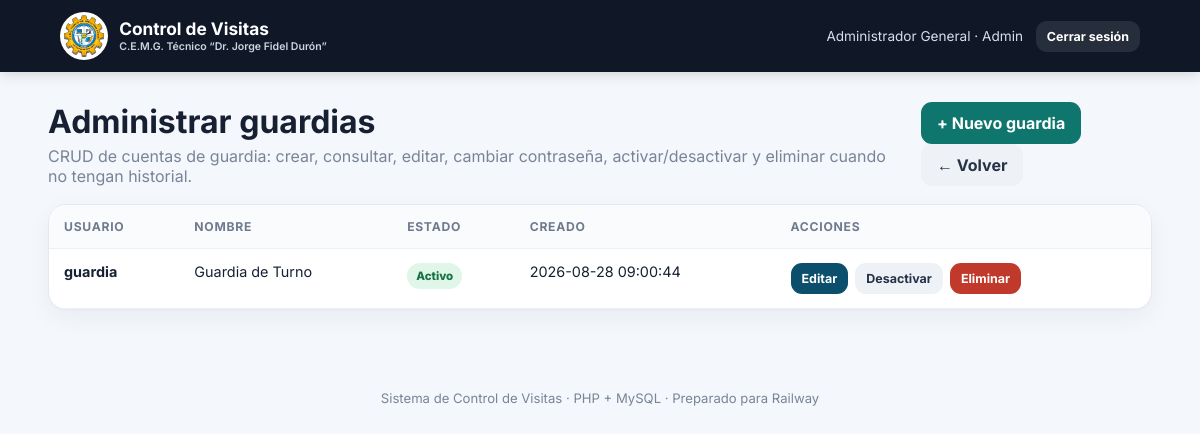
The app's page /admin/usuarios.php (signed in) with its own data.
### tables this page shows
CREATE TABLE IF NOT EXISTS usuarios (
  id_usuario INT AUTO_INCREMENT PRIMARY KEY,
  nombre_usuario VARCHAR(60) NOT NULL UNIQUE,
  password_hash VARCHAR(255) NOT NULL,
  nombre_completo VARCHAR(150) NOT NULL,
  rol ENUM('Guardia','Admin') NOT NULL DEFAULT 'Guardia',
  estado TINYINT(1) NOT NULL DEFAULT 1,
  creado_en TIMESTAMP NOT NULL DEFAULT CURRENT_TIMESTAMP
);

### funciones.php (called while the page is built, shortened)
<?php
function e($v): string { return htmlspecialchars((string)$v, ENT_QUOTES, 'UTF-8'); }

### admin/usuarios.php (the view, shortened to what this page needs)
<?php
require_once __DIR__.'/../funciones.php'; requireRole('Admin','..');
$r=mysqli_query($conn,"SELECT id_usuario,nombre_usuario,nombre_completo,estado,creado_en FROM usuarios WHERE rol='Guardia' ORDER BY nombre_completo");$lista=$r->fetch_all(MYSQLI_ASSOC);
$titulo='Guardias';$base='..';include __DIR__.'/../header.php'; ?>
<div class="page-head"><div><h1>Administrar guardias</h1><p>CRUD de cuentas de guardia: crear, consultar, editar, cambiar contraseña, activar/desactivar y eliminar cuando no tengan historial.</p></div><div><a class="btn primary" href="usuario_form.php">+ Nuevo guardia</a> <a class="btn ghost" href="dashboard.php">← Volver</a></div></div>
<div class="table-card"><table><thead><tr><th>Usuario</th><th>Nombre</th><th>Estado</th><th>Creado</th><th>Acciones</th></tr></thead><tbody><?php foreach($lista as $u):?><tr><td><strong><?=e($u['nombre_usuario'])?></strong></td><td><?=e($u['nombre_completo'])?></td><td><span class="badge <?=$u['estado']?'success':'danger'?>"><?=$u['estado']?'Activo':'Inactivo'?></span></td><td><?=e($u['creado_en'])?></td><td><div class="row-actions"><a class="btn small secondary" href="usuario_form.php?id=<?=$u['id_usuario']?>">Editar</a><form method="post"><input type="hidden" name="accion" value="toggle"><input type="hidden" name="id" value="<?=$u['id_usuario']?>"><button class="btn small ghost"><?=$u['estado']?'Desactivar':'Activar'?></button></form><form method="post" onsubmit="return confirm('¿Eliminar este guardia?');"><input type="hidden" name="accion" value="eliminar"><input type="hidden" name="id" value="<?=$u['id_usuario']?>"><button class="btn small danger">Eliminar</button></form></div></td></tr><?php endforeach;?></tbody></table></div>
<?php include __DIR__.'/../footer.php'; ?>

### css/style.css (style rules this page uses)
* { box-sizing:border-box }
html,body { margin:0;background:#f4f7fb;color:#172033;font-family:Inter,system-ui,sans-serif }
a { text-decoration:none;color:inherit }
.btn { display:inline-flex;align-items:center;justify-content:center;border:0;border-radius:11px;padding:11px 16px;font-weight:700;cursor:pointer;font-family:inherit }
.btn.primary { background:#0f766e;color:#fff }
.btn.secondary { background:#0b4f6c;color:#fff }
.btn.danger { background:#c0392b;color:#fff }
.btn.ghost { background:#eef2f7;color:#263247 }
.btn.small { padding:8px 11px;font-size:.78rem }
.page-head { display:flex;justify-content:space-between;align-items:center;gap:20px;margin-bottom:18px }
.page-head h1 { margin:0 0 5px }
.page-head p { margin:0;color:#7a8498 }
.card,.table-card { background:#fff;border:1px solid #e4e9f0;border-radius:18px;padding:22px;box-shadow:0 8px 25px #12223a0d;margin-bottom:18px }
.table-card { padding:0;overflow:auto }
table { width:100%;border-collapse:collapse;min-width:760px }
th,td { text-align:left;padding:14px 15px;border-bottom:1px solid #edf0f4;vertical-align:top }
th { font-size:.76rem;text-transform:uppercase;letter-spacing:.06em;color:#6f7a8d;background:#f9fbfd }
td { font-size:.9rem }
.badge { display:inline-block;padding:6px 9px;border-radius:999px;font-size:.72rem;font-weight:800 }
.badge.success { background:#dff6e9;color:#177245 }
.small { font-size:.8rem }
.row-actions { display:flex;flex-wrap:wrap;gap:7px;align-items:center }
.row-actions form { margin:0 }

### records on screen
usuarios: nombre_usuario "guardia", nombre_completo "Guardia de Turno", estado "Activo", creado_en "2026-08-28 09:00:44"

### other values on screen
$_SESSION['user_name'] "Administrador General"
$_SESSION['user_rol'] "Admin"
